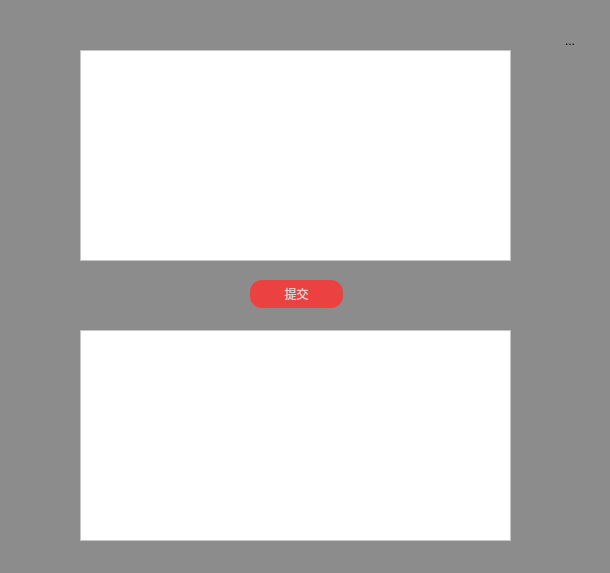
<?xml version="1.0" encoding="UTF-8"?>
<ui version="4.0">
 <class>volume</class>
 <widget class="QWidget" name="volume">
  <property name="geometry">
   <rect>
    <x>0</x>
    <y>0</y>
    <width>610</width>
    <height>573</height>
   </rect>
  </property>
  <property name="windowTitle">
   <string>Form</string>
  </property>
  <property name="styleSheet">
   <string notr="true">background-color: rgb(34,34,37);</string>
  </property>
  <widget class="QTextEdit" name="textEdit">
   <property name="geometry">
    <rect>
     <x>80</x>
     <y>330</y>
     <width>431</width>
     <height>211</height>
    </rect>
   </property>
   <property name="styleSheet">
    <string notr="true">background-color: rgb(255, 255, 255);</string>
   </property>
  </widget>
  <widget class="QTextEdit" name="textEdit_2">
   <property name="geometry">
    <rect>
     <x>80</x>
     <y>50</y>
     <width>431</width>
     <height>211</height>
    </rect>
   </property>
   <property name="styleSheet">
    <string notr="true">background-color: rgb(255, 255, 255);</string>
   </property>
  </widget>
  <widget class="QPushButton" name="pushButton">
   <property name="geometry">
    <rect>
     <x>250</x>
     <y>280</y>
     <width>93</width>
     <height>28</height>
    </rect>
   </property>
   <property name="styleSheet">
    <string notr="true">background-color: rgb(236, 65, 65);
font: 75 10pt &quot;阿里妈妈数黑体&quot;;
color: rgb(209, 213, 213);
border-radius:12px;

</string>
   </property>
   <property name="text">
    <string>提交</string>
   </property>
  </widget>
  <widget class="QLabel" name="label">
   <property name="geometry">
    <rect>
     <x>0</x>
     <y>0</y>
     <width>611</width>
     <height>581</height>
    </rect>
   </property>
   <property name="styleSheet">
    <string notr="true">background-color: rgb(140, 140, 140);</string>
   </property>
   <property name="text">
    <string/>
   </property>
  </widget>
  <widget class="QToolButton" name="toolButton">
   <property name="geometry">
    <rect>
     <x>552</x>
     <y>23</y>
     <width>36</width>
     <height>36</height>
    </rect>
   </property>
   <property name="styleSheet">
    <string notr="true">background-color: rgb(140, 140, 140);</string>
   </property>
   <property name="text">
    <string>...</string>
   </property>
   <property name="icon">
    <iconset resource="res.qrc">
     <normaloff>:/new/prefix1/wyy res/exit.png</normaloff>:/new/prefix1/wyy res/exit.png</iconset>
   </property>
   <property name="iconSize">
    <size>
     <width>32</width>
     <height>32</height>
    </size>
   </property>
   <property name="autoRaise">
    <bool>true</bool>
   </property>
  </widget>
  <zorder>label</zorder>
  <zorder>textEdit</zorder>
  <zorder>textEdit_2</zorder>
  <zorder>pushButton</zorder>
  <zorder>toolButton</zorder>
 </widget>
 <resources>
  <include location="res.qrc"/>
 </resources>
 <connections/>
</ui>
